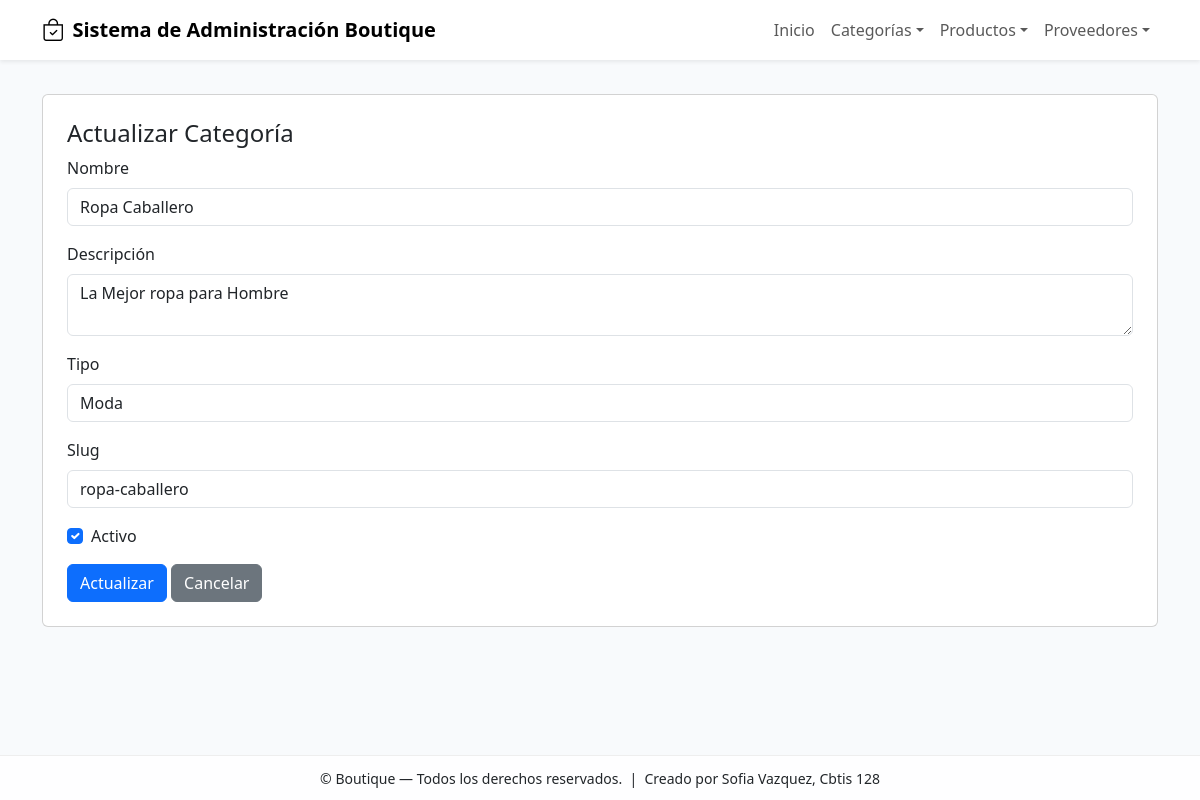
The app's page /categoria/actualizar/2/ with its own data.
### app_Boutique/models.py (models this page shows, shortened)
class Categoria(models.Model):
    nombre = models.CharField(max_length=45)
    descripcion = models.TextField()
    fechacreacion = models.DateField(auto_now_add=True)
    activo = models.BooleanField(default=True)
    tipo = models.CharField(max_length=20)
    slug = models.SlugField(max_length=100, unique=True)

### app_Boutique/views.py (the view)
# urls.py: path('categoria/actualizar/<int:categoria_id>/', views.actualizar_categoria, name='actualizar_categoria'),
def actualizar_categoria(request, categoria_id):
    categoria = get_object_or_404(Categoria, id=categoria_id)
    return render(request, 'categoria/actualizar_categoria.html', {'categoria': categoria})

### app_Boutique/templates/categoria/actualizar_categoria.html (shortened to what this page needs)
{% extends "base.html" %}
{% block content %}
<div class="card p-4">
  <h4>Actualizar Categoría</h4>
  <form method="post" action="{% url 'realizar_actualizacion_categoria' categoria.id %}">
    <div class="mb-3">
      <label class="form-label">Nombre</label>
      <input class="form-control" name="nombre" value="{{ categoria.nombre }}" required>
    </div>
    <div class="mb-3">
      <label class="form-label">Descripción</label>
      <textarea class="form-control" name="descripcion">{{ categoria.descripcion }}</textarea>
    </div>
    <div class="mb-3">
      <label class="form-label">Tipo</label>
      <input class="form-control" name="tipo" value="{{ categoria.tipo }}">
    </div>
    <div class="mb-3">
      <label class="form-label">Slug</label>
      <input class="form-control" name="slug" value="{{ categoria.slug }}">
    </div>
    <div class="mb-3 form-check">
      <input type="checkbox" class="form-check-input" name="activo" {% if categoria.activo %}checked{% endif %}>
      <label class="form-check-label">Activo</label>
    </div>
    <button class="btn btn-primary" type="submit">Actualizar</button>
    <a href="{% url 'ver_categorias' %}" class="btn btn-secondary">Cancelar</a>
  </form>
</div>
{% endblock %}

### app_Boutique/templates/base.html (style rules this page uses)
body { padding-top: 70px; background-color: #f8fafc; }

### records on screen
Categoria: nombre "Ropa Caballero", descripcion "La Mejor ropa para Hombre", tipo "Moda", slug "ropa-caballero", activo "☑"
